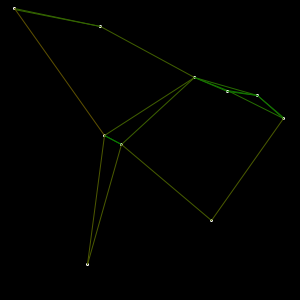
Frame 1 (no input)
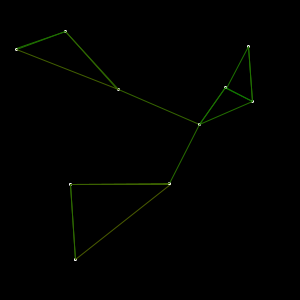
Frame 60 (the mouse pressed at the canvas centre just before this capture)
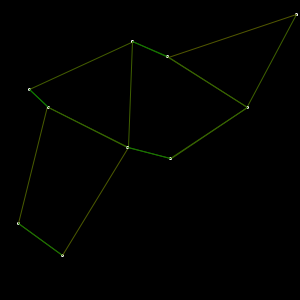
Frame 120 (the mouse held since frame 60 and released just before this capture)

The Processing sketch that drew these frames (run headless with seeded random() and noise(); from frame 60 on, the mouse is pressed at the canvas centre):

// Processing sketch: points_between
// ── points_between.pde
import java.util.HashMap;
import java.util.LinkedHashMap;
import java.util.Hashtable;
import java.util.TreeMap;
import java.util.Map;

int POINT_ID = 0;
class Point {
  PVector pos;
  PVector acc;
  PVector vel;
  ArrayList<Point> linked = new ArrayList<Point>();
  int pointId;
  Point(float x, float y) {
    pos = new PVector(x, y);
    POINT_ID += 1;
    pointId = POINT_ID;
    acc = new PVector(0, 0);
    vel = new PVector(random(-1, 1), random(-1, 1));
  }

  void update () {


    vel.add(acc);
    acc.mult(0);

    if (pos.x + vel.x >= width || pos.x + vel.x <= 0) {
      vel.x *= -1;
    }
    if (pos.y + vel.y >= height || pos.y + vel.y <= 0) {
      vel.y *= -1;
    }
    pos.add(vel);
  }

  void draw() {
    stroke(255);
    fill(255);
    ellipse(pos.x, pos.y, 2, 2);

   for (Point p : linked) {
     float dist = PVector.dist(pos, p.pos);
     float r = map(dist, 0, diag, 0, 255);
     float g = map(dist, 0, diag, 128, 0);
     
     color c = color(r,g,0);
     stroke(c);
     line(pos.x, pos.y, p.pos.x, p.pos.y);
   }
  }
}



void checkLines() {
  TreeMap<Float, Point> closest = new TreeMap<Float, Point>();
  

  for (int i = 0; i < points.size(); i += 1) {
    closest.clear();
    
    Point p = points.get(i);
    p.linked.clear();
    for (int j = 0; j < points.size(); j += 1) {
      Point o = points.get(j);
      if (p.pointId != o.pointId) {
        closest.put(PVector.dist(o.pos, p.pos), o);
      }
    }
    int k = 0;
    for (Map.Entry<Float, Point> entry : closest.entrySet()) {
      k += 1;
      if (k > 2) break;

      p.linked.add(entry.getValue());
    }
  }
}


float diag;
ArrayList<Point> points = new ArrayList<Point>();
void setup() {
  size(300, 300);
  diag = PVector.dist(new PVector(0,0), new PVector(width,height));

  for (int  i = 0; i < 10; i += 1) {
    Point p = new Point(random(width), random(height));
    points.add(p);
  }


  checkLines();


  background(0);
}

void draw() {
 // noStroke();
  //fill(0, 50);
  //rect(0,0,width,height);
  background(0);
  for (Point p : points) {
    p.update();
    p.draw();
  }
  
 // if (frameCount % 100 == 0) {
    checkLines();
 // }
}
// ── functions.pde
boolean onSegment(PVector p, PVector q, PVector r) {
  
  
  
  if (q.x <= max(p.x, r.x) && q.x >= min(p.x, p.y) && 
    q.y <= max(p.y, r.y) && q.y >= min(p.y, r.y)) {
    return true;
  } else {
    return false;
  }
  

}

int orientation(PVector p, PVector q, PVector r) {
  int val = (int)((q.y - p.y) * (r.x - q.x) - (q.x - p.x) * (r.y - q.y));
  
  if (val == 0) return 0; //colinear
  
  return (val > 0) ? 1: 2;
}

//boolean doIntersect(Point a, Point b) {
//  PVector p1 = a.pos.copy();
//  PVector q1 = 
//}
